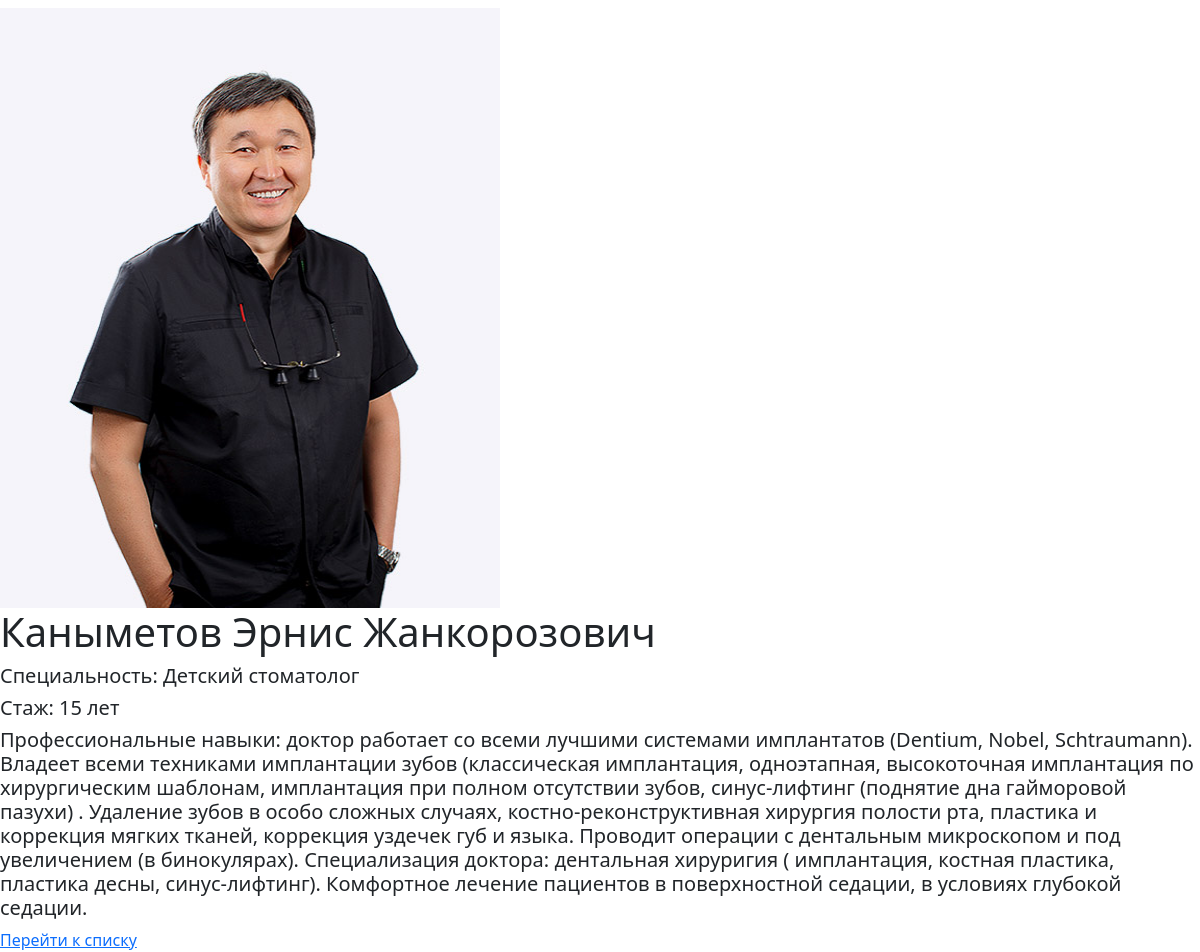
Screenshot of /doctor/1 with the database file from the repository.
### app/models.py (models this page shows, shortened)
class Doctors(models.Model):
    fio = models.CharField(max_length=100)
    spec =models.ForeignKey(Specialists, on_delete= models.CASCADE)
    experience = models.IntegerField()
    description = models.TextField()
    image = models.ImageField(upload_to='images/doctor/')

class Specialists(models.Model):
    title = models.CharField(max_length=100)
    def __str__(self):
       return f'{self.title}'

### app/views.py (the view)
# urls.py: path('doctor/<int:id>', more, name='detail'),
def more(request, id):
    doctor = Doctors.objects.get(id=id)
    return render(request, 'doctor_detail.html', {'doctor': doctor})

### app/templates/doctor_detail.html (shortened to what this page needs)
<!doctype html>
<html lang="en">
  <head>
    <link href="https://cdn.jsdelivr.net/npm/bootstrap@5.2.3/dist/css/bootstrap.min.css" rel="stylesheet">
  </head>
  <body>
    <img src="{{doctor.image.url}}" width="500" height="600"  alt="..." >
    <h1>{{doctor.fio}}</h1>
    <h5>Специальность: {{doctor.spec}}</h5>
    <h5>Стаж: {{doctor.experience}} лет</h5>
    <h5>{{doctor.description}}</h5>
    <a href="http://127.0.0.1:8000/doctor/">Перейти к списку</a>
  </body>
</html>

### rows the page displays
Doctors: image (picture), fio "Каныметов Эрнис Жанкорозович", spec "Детский стоматолог", experience "15", description "Профессиональные навыки: доктор работает со всеми лучшими системами имплантатов (Dentium, Nobel, Schtraumann). Владеет всеми техниками имплантации зубов (классическая имплантация, одноэтапная, высокоточная имплантация по хирургическим шаблонам, имплантация при полном отсутствии зубов, синус-лифтинг (поднятие дна гайморовой пазухи) . Удаление зубов в особо сложных случаях, костно-реконструктивная хирургия полости рта, пластика и коррекция мягких тканей, коррекция уздечек губ и языка. Проводит операции с дентальным микроскопом и под увеличением (в бинокулярах). Специализация доктора: дентальная хируригия ( имплантация, костная пластика, пластика десны, синус-лифтинг). Комфортное лечение…"
